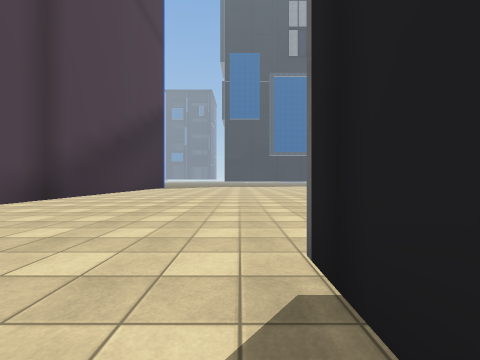
view 1 (above)

18 first-person views from a walk through a scene from a Unity 3-D project. The camera is 1.2 m above the floor, looks level and sees 90° across. The floor is counted in squares, 2 m on a side. Each view is taken from the middle of a square. On the plan, view 1 faces up. The plan holds only what a view shows up to about 9 squares ahead; the rest is blank. The place goes on beyond the plan. The player is left out. Some animated figures are not drawn. Some surface patterns are stand-ins.

view 2
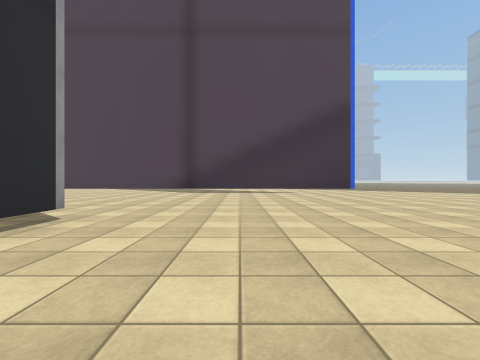

view 3
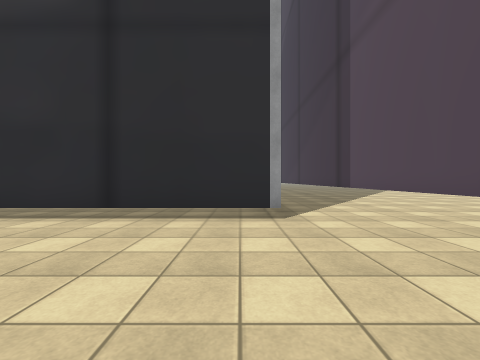

view 4
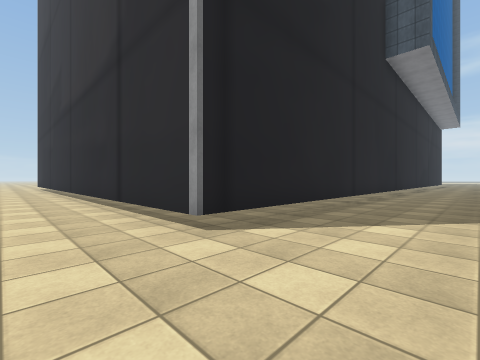

view 5
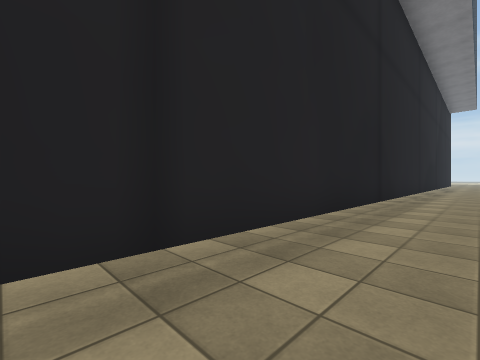

view 6
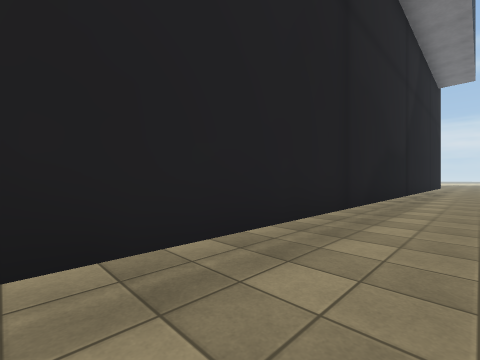

view 7
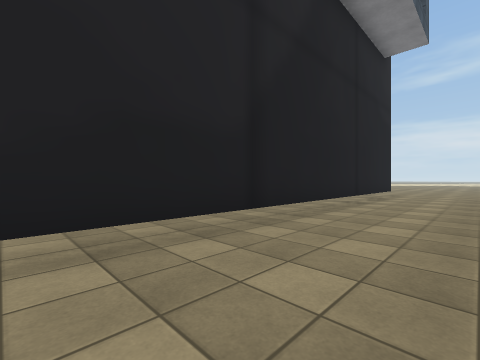

view 8
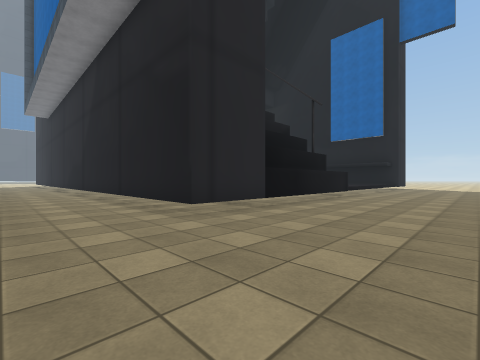

view 9
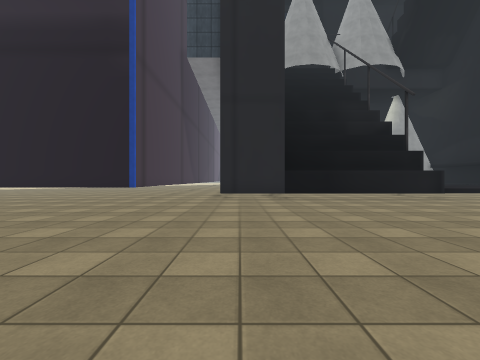

view 10
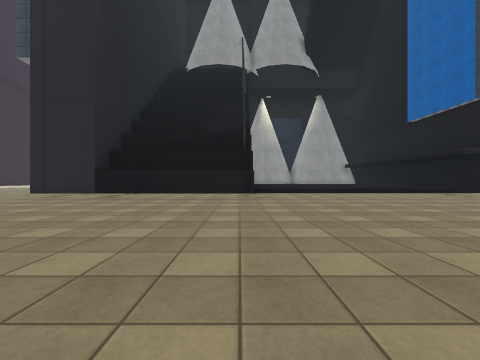

view 11
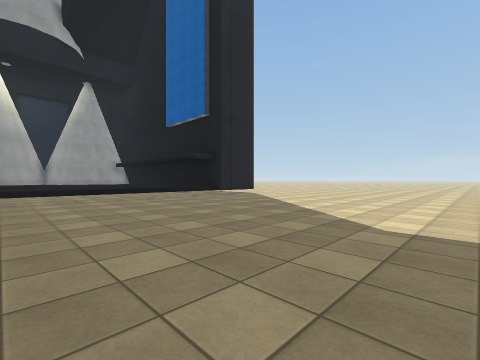

view 12
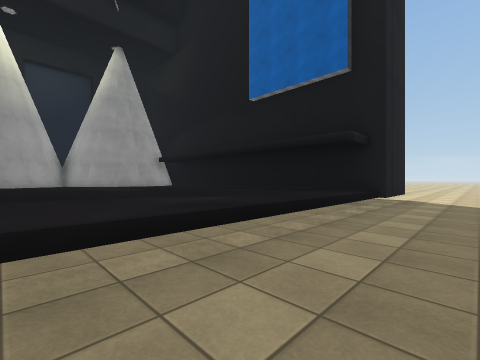

view 13
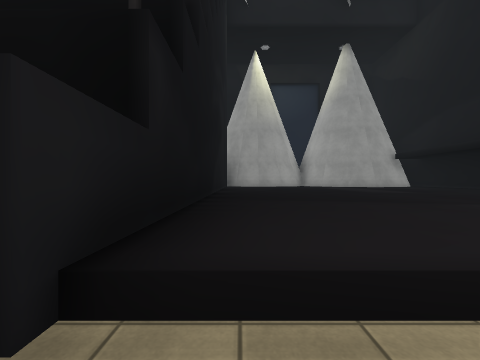

view 14
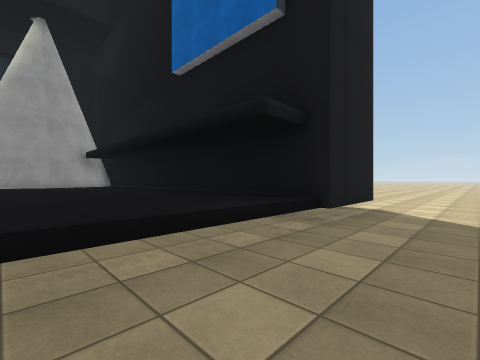

view 15
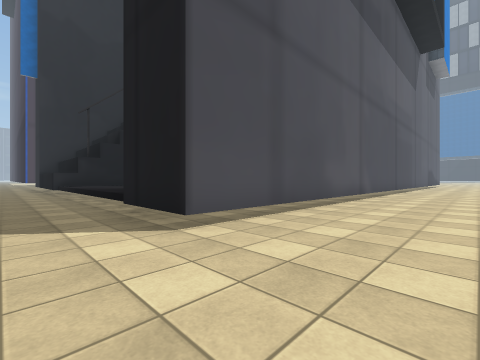

view 16
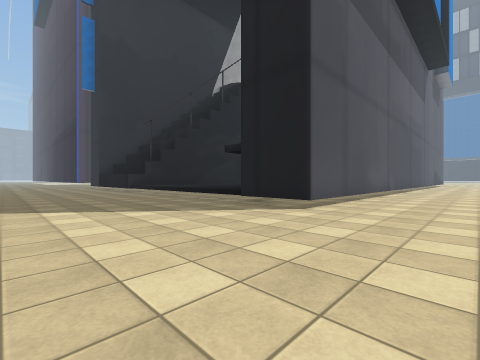

view 17
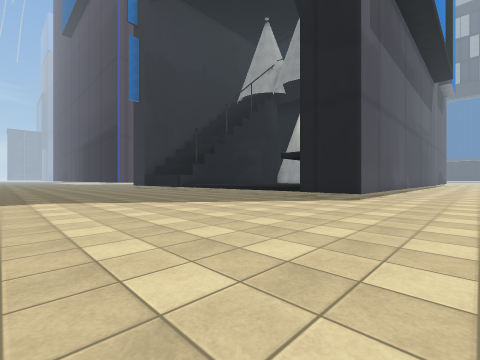

view 18
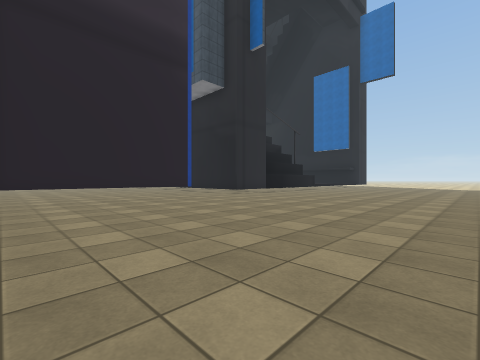

### Floor plan
Key: @ floor where view 1 was taken; # wall or solid block; . floor; ^ raised ledge.
Columns run from 7 left of view 1 to 20 right of it. Each row starts with its distance up from view 1.
 10   ....
  9   ........
  8   ........
  7     #.....
  6     #.....
  5     #......
  4     #.......
  3     #.............
  2     #.............
  1     #...#########
  0     #..@#
 -1     #...#
 -2     #...#
 -3     #...#
 -4     #...#
 -5      ...#
 -6      ...#
 -7      ...#
 -8      ...#
 -9      ...#
-10       ..#
-11       ..#
-12       ..#
-13       ..#
-14      ...#                 ..
-15      ...#        #####   ...
-16      ...#     #####^^^^##...
-17      ...#     #^^^^^^^^##...
-18      ...#     #^^^^^^^^##...
-19      ...#     #^^^^^^^^##...
-20      ...#     #^^^^^^^^##...
-21      ...#     #^^^^^^^^##...
-22      ...#     #^^^^^^^^##...
-23     #...#     #^^^^^^^^##...
-24 #####...#######^^^^^^^^##...
-25 ............................
-26 ............................
-27 ............................
-28 ............................
-29 ............................
-30 ............................
-31 ............................
-32 ............. ..............

Where each view was taken, in squares from view 1:
view 1: 0 up, 0 right, facing up
view 2: 4 up, 4 right, facing left
view 3: 5 up, 1 right, facing down
view 4: 3 up, 2 left, facing down-right
view 5: 3 down, 1 left, facing down-right
view 6: 9 down, 1 left, facing down-right
view 7: 14 down, 2 left, facing down-right
view 8: 28 down, 2 left, facing up-right
view 9: 32 down, 1 right, facing up
view 10: 32 down, 7 right, facing up
view 11: 32 down, 9 right, facing up-right
view 12: 26 down, 9 right, facing up-right
view 13: 25 down, 8 right, facing up
view 14: 26 down, 12 right, facing up-right
view 15: 26 down, 20 right, facing up-left
view 16: 29 down, 20 right, facing up-left
view 17: 32 down, 20 right, facing up-left
view 18: 32 down, 7 left, facing up-right
